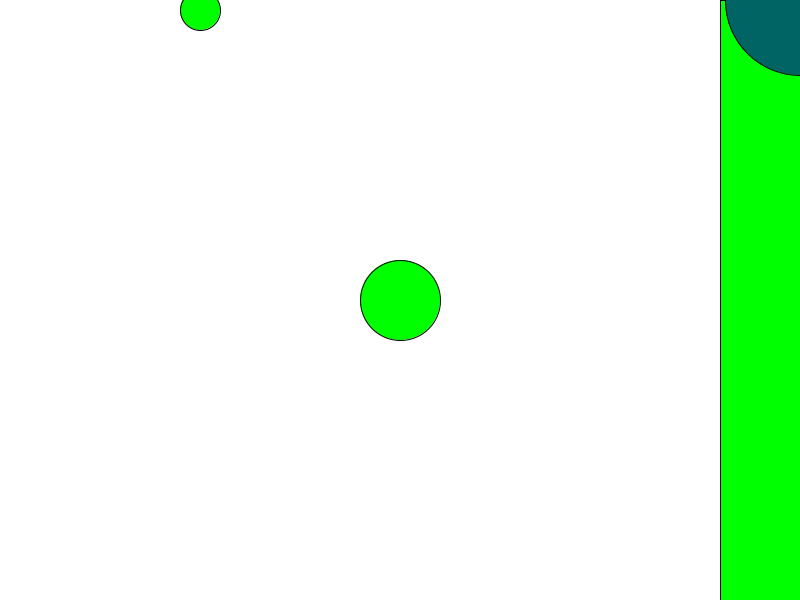
Frame 1 (no input)
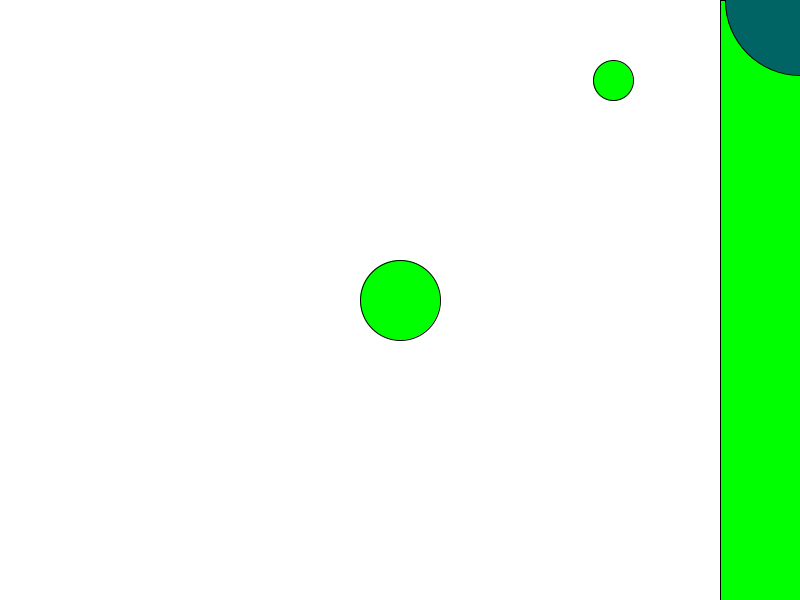
Frame 60 (the mouse pressed at the canvas centre just before this capture)
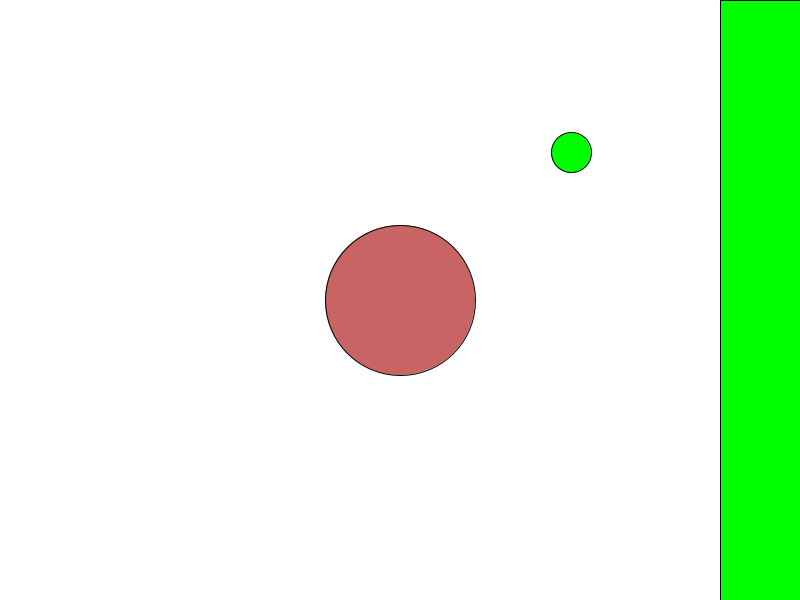
Frame 120 (the mouse held since frame 60 and released just before this capture)

The Processing sketch that drew these frames (run headless with seeded random() and noise(); from frame 60 on, the mouse is pressed at the canvas centre):

// Processing sketch: sketch_150409_variables_if
// ── sketch_150409_variables_if.pde
// einzeiliger Kommentar

/* ich 
bin 
ein
blockkommentar */



/*
elementare Variablentypen
int zb 1,2 ,34, -3 ... Ganzzahlen
float zb 1.23, -3.456, 5, ...
char zb 'a', 'b', ' ', ...
bool: true | false

// Objekt
String zB "Hello World", "Julia" ...


*/

// neue ganzzahl Variable xPosition - bekommt wert 200 zugewiesen 
float xPosition = 200;
float yPosition = 10;

float xSpeed = 7;

String name = "Anna";

// wird einmal zu Prgrammstart ausgefuehrt
void setup(){
  size(800, 600);
  
  // nur innerhalb 
  int test = 60;
  frameRate(test);
  
  println("setup fertig");
  
  // begruessen:
  println("Hello " + name);
}

// wird nach der setup immer wieder ausgefuehrt
void draw(){
  // bei jedem neuen Frame ueberzeichnet der background alles vorher gezeichnete
  background(255);
  
  
  
  
  fill(0, 255, 0);
  ellipse(xPosition, yPosition, 40, 40);
  
  // 
  xPosition = xPosition + xSpeed;
  yPosition = yPosition + 1.2;
  
  
  // Logische Operatoren > < ==
  /*if(xPosition > width){
    xSpeed = -xSpeed;
  }
  
  if(xPosition < 0){
    xSpeed = -xSpeed;
  }*/
  
  // Verknuepfung der beiden bedingungen über || ODER
  // sobald mindestens eine Bedingung erfuellt ist, wird der Inhalt ausgeführt
  if(xPosition > width || xPosition < 0){
    xSpeed = -xSpeed;
  }
  
  
  
  
  // width
  // height 
  
  rect(width-80, 0, 80, height);
  
  ellipse(width/2, height/2, 80, 80);
  
  
  
  fill(mouseX/2, 100, 100);
  println("rotwert: " + (mouseX + 10));
  
  println("Hello World");
  
  // mouseX und mouseY sind Systemvariablen, die die aktuelle
  // mouseposition innerhalb des Fensters beinhalten
  ellipse(width-mouseX, mouseY, 150, 150);
}
